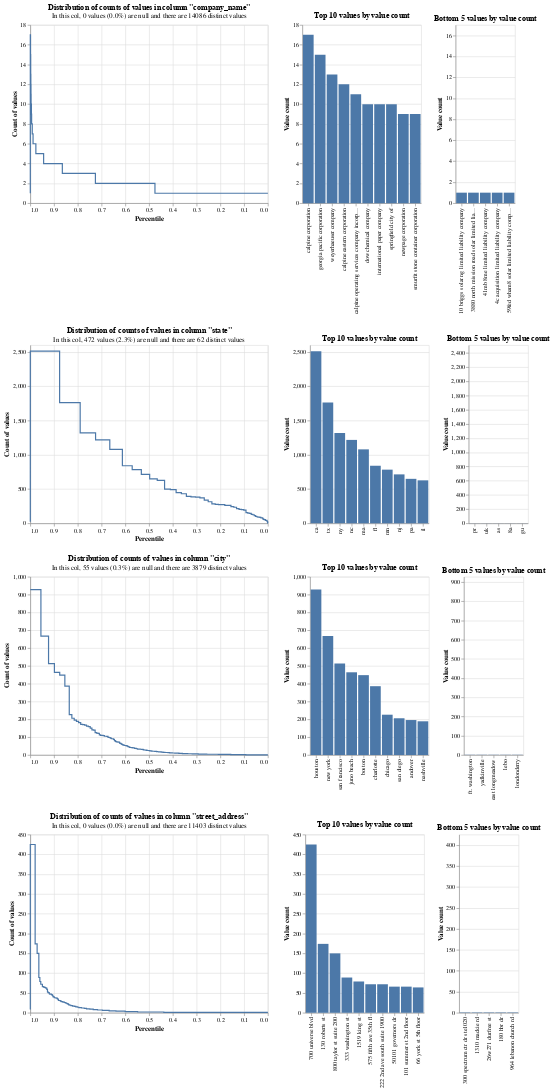

This figure's notebook cell:
### Code cell
profile_columns(eia_match_df[MATCH_COLS], db_api=DuckDBAPI(), top_n=10, bottom_n=5)
